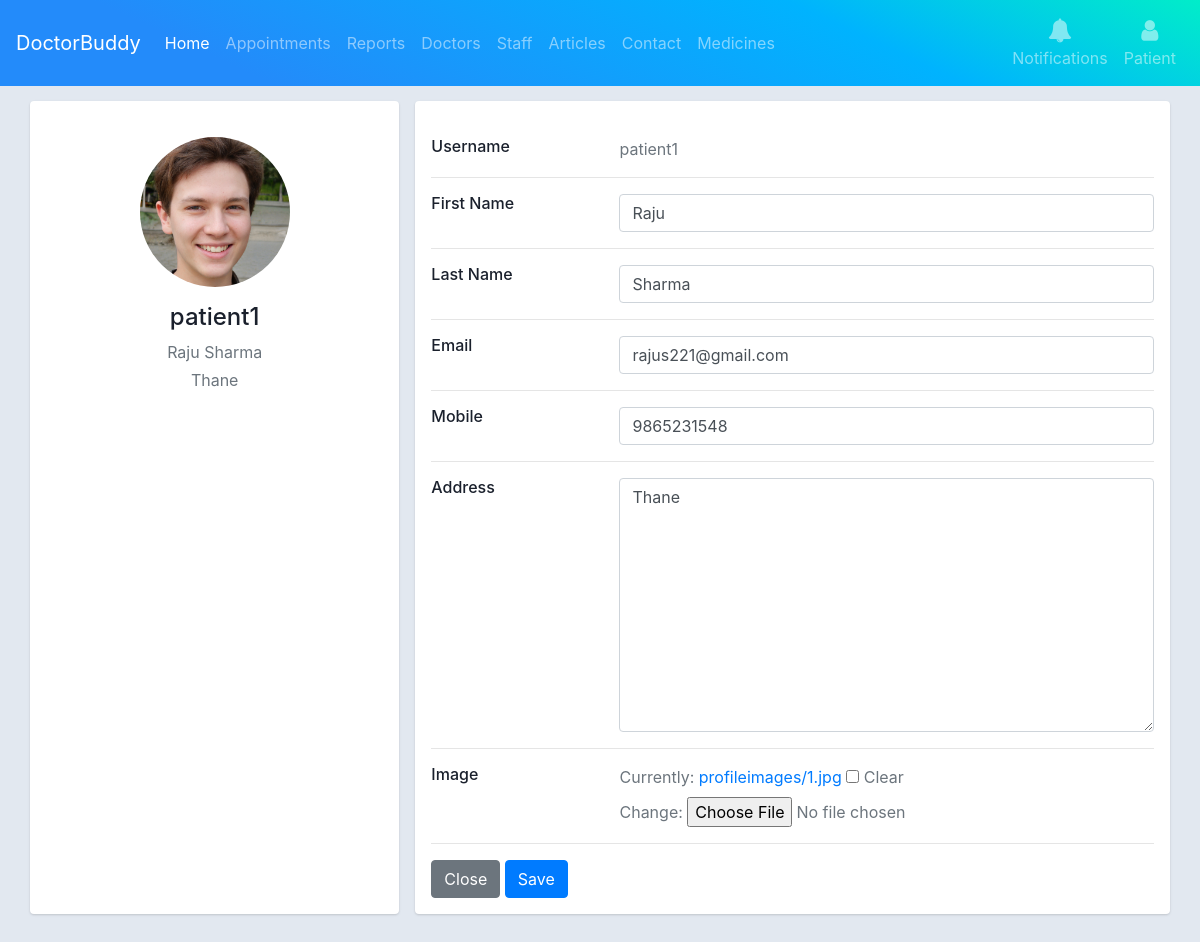
/user-edit-details/2/ (signed in), run on the app's committed database.
### mainapp/models.py (models this page shows, shortened)
class User(AbstractUser):
    user_mobile = models.IntegerField(null=True)
    user_address = models.TextField(verbose_name='Address', blank=True, null=True)
    user_image = models.ImageField(blank=True, null=True, upload_to='profileimages/', )
    is_hospital_staff = models.BooleanField(verbose_name="Hospital Staff", default=False, )
    is_patient = models.BooleanField(verbose_name="Patient", default=False, )
    is_doctor = models.BooleanField(verbose_name="Doctor", default=False, )
    objects = UserManager()
    class Meta:
        verbose_name_plural = '1. Users'

### mainapp/decorators.py (the view)
    def wrapper_func(request, *args, **kwargs):
        if request.user.id == kwargs['pid1'] or request.user.is_staff:
            return view_func(request, *args, **kwargs)
        else:
            return redirect('index')

### mainapp/forms.py (shortened to what this page needs)
class EditUserDetailsForm(UserChangeForm):
    class Meta:
        model = User
        fields = ['first_name', 'last_name', 'email', 'user_mobile', 'user_address', 'user_image']
        widgets = {
            "first_name": TextInput(
                attrs={
                    "class": "form-control"
                }),
            "last_name": TextInput(
                attrs={
                    "class": "form-control"
                }),
            "email": EmailInput(
                attrs={
                    "class": "form-control",
                    "type": "email"
                }),
            "user_mobile": TextInput(
                attrs={
                    "class": "form-control"
                }),
            "user_address": Textarea(
                attrs={
                    "class": "form-control"
                }),
        }

### mainapp/views.py (called while the page is built, shortened)
@editdetails_authentication
def user_edit_details(request, pid1):
    objnotify = allnotification(request)
    user = User.objects.get(id=pid1)
    form = EditUserDetailsForm(instance=user)
    context = {'form': form, 'user': user, 'objnotify': objnotify}
    return render(request, 'user_edit_details.html', context)

### templates/user_edit_details.html (shortened to what this page needs)
{% extends "base.html" %}
{%block maincontent%}
<div class="container-fluid">
    <div class="main-body">
        <div class="row gutters-sm">
            <div class="col-md-4 mb-3">
                <div class="card" style="height: 100%;">
                    <div class="card-body" style="margin-top: 20px;">
                        <div class="d-flex flex-column align-items-center text-center">
                            <img src="{% if user.user_image %}{{user.user_image.url}}{% endif %}" alt="Admin" class="rounded-circle" width="150">
                            <div class="mt-3">
                                <h4>{{user.username}}</h4>
                                <p class="text-secondary mb-1">{{user.first_name}} {{user.last_name}}</p>
                                <p class="text-muted font-size-sm">{{user.user_address}}</p>
                            </div>
                        </div>
                    </div>
                </div>
            </div>
            <div class="col-md-8">
                <div class="card mb-3">
                    <div class="card-body" style="margin-top: 20px;">
                        <form method="POST" enctype="multipart/form-data" >
                            <div class="row">
                                <div class="col-sm-3">
                                    <h6 class="mb-0">Username</h6>
                                </div>
                                <div class="col-sm-9 text-secondary">
                                    {{user.username}}
                                </div>
                            </div>
                            <hr>
                            <div class="row">
                                <div class="col-sm-3">
                                    <h6 class="mb-0">First Name</h6>
                                </div>
                                <div class="col-sm-9 text-secondary">
                                    {{form.first_name}}
                                </div>
                            </div>
                            <hr>
                            <div class="row">
                                <div class="col-sm-3">
                                    <h6 class="mb-0">Last Name</h6>
                                </div>
                                <div class="col-sm-9 text-secondary">
                                    {{form.last_name}}
                                </div>
                            </div>
                            <hr>
                            <div class="row">
                                <div class="col-sm-3">
                                    <h6 class="mb-0">Email</h6>
                                </div>
                                <div class="col-sm-9 text-secondary">
                                    {{form.email}}
                                </div>
                            </div>
                            <hr>
                            <div class="row">
                                <div class="col-sm-3">
                                    <h6 class="mb-0">Mobile</h6>
                                </div>
                                <div class="col-sm-9 text-secondary">
                                    {{form.user_mobile}}
                                </div>
                            </div>
                            <hr>
                            <div class="row">
                                <div class="col-sm-3">
                                    <h6 class="mb-0">Address</h6>
                                </div>
                                <div class="col-sm-9 text-secondary">
                                    {{form.user_address}}
                                </div>
                            </div>
                            <hr>
                            <div class="row">
                                <div class="col-sm-3">
                                    <h6 class="mb-0">Image</h6>
                                </div>
                                <div class="col-sm-9 text-secondary">
                                    {{form.user_image}}
                                </div>
                            </div>
                            <hr>
                            <div class="row">
                                <div class="col-sm-9 text-secondary">
                                    <a href="{{ request.META.HTTP_REFERER }}" class="btn btn-secondary">Close</a>
                                    <input type="submit" name="submit" value="Save" class="btn btn-primary">
                                </div>
                            </div>
                        </form>
                    </div>
                </div>
            </div>
        </div>
    </div>
</div>
{%endblock%}

### templates/user_edit_details.html (style rules this page uses)
body { color: #1a202c; text-align: left; background-color: #e2e8f0; }
.main-body { padding: 15px; }
.card { box-shadow: 0 1px 3px 0 rgba(0, 0, 0, .1), 0 1px 2px 0 rgba(0, 0, 0, .06); }
.card { position: relative; display: flex; flex-direction: column; min-width: 0; word-wrap: break-word; background-color: #fff; background-clip: border-box; border: 0 solid rgba(0, 0, 0, .125); border-radius: .25rem; }
.card-body { flex: 1 1 auto; min-height: 1px; padding: 1rem; }
.gutters-sm { margin-right: -8px; margin-left: -8px; }
.gutters-sm>.col, .gutters-sm>[class*=col-] { padding-right: 8px; padding-left: 8px; }
.mb-3, .my-3 { margin-bottom: 1rem !important; }

### data on the page
User: user_image (picture), username "patient1", first_name "Raju", last_name "Sharma", user_address "Thane", email "rajus221@gmail.com", user_mobile "9865231548"
